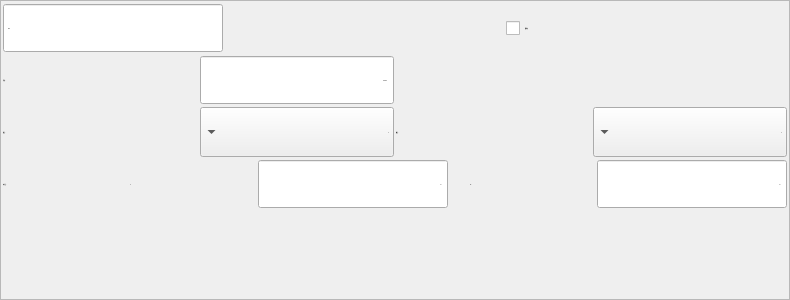
<?xml version="1.0" encoding="UTF-8"?>
<ui version="4.0">
 <class>FormActCircle</class>
 <widget class="QWidget" name="FormActCircle">
  <property name="geometry">
   <rect>
    <x>0</x>
    <y>0</y>
    <width>790</width>
    <height>300</height>
   </rect>
  </property>
  <property name="minimumSize">
   <size>
    <width>790</width>
    <height>300</height>
   </size>
  </property>
  <property name="maximumSize">
   <size>
    <width>790</width>
    <height>300</height>
   </size>
  </property>
  <property name="font">
   <font>
    <family>微软雅黑</family>
    <pointsize>-1</pointsize>
    <weight>50</weight>
    <italic>false</italic>
    <bold>false</bold>
   </font>
  </property>
  <property name="windowTitle">
   <string notr="true">空指令</string>
  </property>
  <property name="toolTip">
   <string notr="true"/>
  </property>
  <property name="statusTip">
   <string notr="true"/>
  </property>
  <property name="whatsThis">
   <string notr="true"/>
  </property>
  <property name="accessibleName">
   <string notr="true"/>
  </property>
  <property name="accessibleDescription">
   <string notr="true"/>
  </property>
  <property name="styleSheet">
   <string notr="true">font: 28px &quot;微软雅黑&quot;;</string>
  </property>
  <property name="windowFilePath">
   <string notr="true"/>
  </property>
  <layout class="QVBoxLayout" name="verticalLayoutForm">
   <property name="spacing">
    <number>0</number>
   </property>
   <property name="margin">
    <number>0</number>
   </property>
   <item>
    <widget class="QFrame" name="frameActCircle">
     <property name="font">
      <font>
       <family>微软雅黑</family>
       <pointsize>-1</pointsize>
       <weight>50</weight>
       <italic>false</italic>
       <bold>false</bold>
      </font>
     </property>
     <property name="styleSheet">
      <string notr="true"/>
     </property>
     <property name="frameShape">
      <enum>QFrame::StyledPanel</enum>
     </property>
     <property name="frameShadow">
      <enum>QFrame::Plain</enum>
     </property>
     <property name="IsMainArea" stdset="0">
      <bool>true</bool>
     </property>
     <layout class="QGridLayout" name="gridLayout">
      <property name="margin">
       <number>2</number>
      </property>
      <property name="spacing">
       <number>2</number>
      </property>
      <item row="0" column="0" colspan="2">
       <layout class="QHBoxLayout" name="horizontalLayout">
        <item>
         <widget class="xSpinBox" name="BoxSpeed">
          <property name="enabled">
           <bool>true</bool>
          </property>
          <property name="sizePolicy">
           <sizepolicy hsizetype="Fixed" vsizetype="Fixed">
            <horstretch>0</horstretch>
            <verstretch>0</verstretch>
           </sizepolicy>
          </property>
          <property name="minimumSize">
           <size>
            <width>220</width>
            <height>50</height>
           </size>
          </property>
          <property name="maximumSize">
           <size>
            <width>220</width>
            <height>50</height>
           </size>
          </property>
          <property name="font">
           <font>
            <family>微软雅黑</family>
            <pointsize>-1</pointsize>
            <weight>50</weight>
            <italic>false</italic>
            <bold>false</bold>
           </font>
          </property>
          <property name="focusPolicy">
           <enum>Qt::ClickFocus</enum>
          </property>
          <property name="styleSheet">
           <string notr="true"/>
          </property>
          <property name="alignment">
           <set>Qt::AlignLeading|Qt::AlignLeft|Qt::AlignVCenter</set>
          </property>
          <property name="readOnly">
           <bool>false</bool>
          </property>
          <property name="buttonSymbols">
           <enum>QAbstractSpinBox::NoButtons</enum>
          </property>
          <property name="specialValueText">
           <string notr="true"/>
          </property>
          <property name="keyboardTracking">
           <bool>false</bool>
          </property>
          <property name="suffix">
           <string notr="true">%</string>
          </property>
          <property name="prefix">
           <string notr="true"/>
          </property>
          <property name="minimum">
           <number>1</number>
          </property>
          <property name="maximum">
           <number>100</number>
          </property>
          <property name="value">
           <number>50</number>
          </property>
          <property name="HasBtn" stdset="0">
           <bool>true</bool>
          </property>
         </widget>
        </item>
        <item>
         <spacer name="horizontalSpacer_2">
          <property name="orientation">
           <enum>Qt::Horizontal</enum>
          </property>
          <property name="sizeHint" stdset="0">
           <size>
            <width>40</width>
            <height>20</height>
           </size>
          </property>
         </spacer>
        </item>
        <item>
         <widget class="QCheckBox" name="checkBoxDir">
          <property name="sizePolicy">
           <sizepolicy hsizetype="Expanding" vsizetype="Fixed">
            <horstretch>0</horstretch>
            <verstretch>0</verstretch>
           </sizepolicy>
          </property>
          <property name="minimumSize">
           <size>
            <width>0</width>
            <height>50</height>
           </size>
          </property>
          <property name="maximumSize">
           <size>
            <width>16777215</width>
            <height>50</height>
           </size>
          </property>
          <property name="font">
           <font>
            <family>微软雅黑</family>
            <pointsize>-1</pointsize>
            <weight>50</weight>
            <italic>false</italic>
            <bold>false</bold>
           </font>
          </property>
          <property name="styleSheet">
           <string notr="true"/>
          </property>
          <property name="text">
           <string>逆时针</string>
          </property>
         </widget>
        </item>
       </layout>
      </item>
      <item row="1" column="0">
       <layout class="QHBoxLayout" name="horizontalLayout_2">
        <item>
         <widget class="QLabel" name="labelRadius">
          <property name="minimumSize">
           <size>
            <width>0</width>
            <height>50</height>
           </size>
          </property>
          <property name="maximumSize">
           <size>
            <width>16777215</width>
            <height>50</height>
           </size>
          </property>
          <property name="font">
           <font>
            <family>微软雅黑</family>
            <pointsize>-1</pointsize>
            <weight>50</weight>
            <italic>false</italic>
            <bold>false</bold>
           </font>
          </property>
          <property name="styleSheet">
           <string notr="true"/>
          </property>
          <property name="text">
           <string>半径：</string>
          </property>
         </widget>
        </item>
        <item>
         <widget class="xDoubleSpinBox" name="dSpinBoxRadius">
          <property name="minimumSize">
           <size>
            <width>0</width>
            <height>50</height>
           </size>
          </property>
          <property name="maximumSize">
           <size>
            <width>16777215</width>
            <height>50</height>
           </size>
          </property>
          <property name="font">
           <font>
            <family>微软雅黑</family>
            <pointsize>-1</pointsize>
            <weight>50</weight>
            <italic>false</italic>
            <bold>false</bold>
           </font>
          </property>
          <property name="styleSheet">
           <string notr="true"/>
          </property>
          <property name="alignment">
           <set>Qt::AlignRight|Qt::AlignTrailing|Qt::AlignVCenter</set>
          </property>
          <property name="buttonSymbols">
           <enum>QAbstractSpinBox::NoButtons</enum>
          </property>
          <property name="suffix">
           <string>mm</string>
          </property>
          <property name="decimals">
           <number>1</number>
          </property>
          <property name="minimum">
           <double>10.000000000000000</double>
          </property>
          <property name="maximum">
           <double>600000.000000000000000</double>
          </property>
          <property name="value">
           <double>10.000000000000000</double>
          </property>
         </widget>
        </item>
       </layout>
      </item>
      <item row="2" column="0" colspan="2">
       <layout class="QHBoxLayout" name="horizontalLayout_3">
        <item>
         <widget class="QLabel" name="labelStart">
          <property name="minimumSize">
           <size>
            <width>0</width>
            <height>50</height>
           </size>
          </property>
          <property name="maximumSize">
           <size>
            <width>16777215</width>
            <height>50</height>
           </size>
          </property>
          <property name="font">
           <font>
            <family>微软雅黑</family>
            <pointsize>-1</pointsize>
            <weight>50</weight>
            <italic>false</italic>
            <bold>false</bold>
           </font>
          </property>
          <property name="styleSheet">
           <string notr="true"/>
          </property>
          <property name="frameShape">
           <enum>QFrame::NoFrame</enum>
          </property>
          <property name="text">
           <string>起点：</string>
          </property>
         </widget>
        </item>
        <item>
         <widget class="QComboBox" name="comboBoxStart">
          <property name="minimumSize">
           <size>
            <width>0</width>
            <height>50</height>
           </size>
          </property>
          <property name="maximumSize">
           <size>
            <width>16777215</width>
            <height>50</height>
           </size>
          </property>
          <property name="font">
           <font>
            <family>微软雅黑</family>
            <pointsize>-1</pointsize>
            <weight>50</weight>
            <italic>false</italic>
            <bold>false</bold>
           </font>
          </property>
          <property name="layoutDirection">
           <enum>Qt::RightToLeft</enum>
          </property>
          <property name="styleSheet">
           <string notr="true"/>
          </property>
          <property name="maxVisibleItems">
           <number>8</number>
          </property>
          <property name="insertPolicy">
           <enum>QComboBox::NoInsert</enum>
          </property>
          <item>
           <property name="text">
            <string>0</string>
           </property>
          </item>
          <item>
           <property name="text">
            <string>1</string>
           </property>
          </item>
          <item>
           <property name="text">
            <string>2</string>
           </property>
          </item>
          <item>
           <property name="text">
            <string>3</string>
           </property>
          </item>
          <item>
           <property name="text">
            <string>4</string>
           </property>
          </item>
          <item>
           <property name="text">
            <string>5</string>
           </property>
          </item>
          <item>
           <property name="text">
            <string>6</string>
           </property>
          </item>
          <item>
           <property name="text">
            <string>7</string>
           </property>
          </item>
          <item>
           <property name="text">
            <string>8</string>
           </property>
          </item>
          <item>
           <property name="text">
            <string>9</string>
           </property>
          </item>
          <item>
           <property name="text">
            <string>10</string>
           </property>
          </item>
          <item>
           <property name="text">
            <string>11</string>
           </property>
          </item>
         </widget>
        </item>
        <item>
         <widget class="QLabel" name="labelEnd">
          <property name="minimumSize">
           <size>
            <width>0</width>
            <height>50</height>
           </size>
          </property>
          <property name="maximumSize">
           <size>
            <width>16777215</width>
            <height>50</height>
           </size>
          </property>
          <property name="font">
           <font>
            <family>微软雅黑</family>
            <pointsize>-1</pointsize>
            <weight>50</weight>
            <italic>false</italic>
            <bold>false</bold>
           </font>
          </property>
          <property name="styleSheet">
           <string notr="true"/>
          </property>
          <property name="text">
           <string>终点：</string>
          </property>
         </widget>
        </item>
        <item>
         <widget class="QComboBox" name="comboBoxEnd">
          <property name="minimumSize">
           <size>
            <width>0</width>
            <height>50</height>
           </size>
          </property>
          <property name="maximumSize">
           <size>
            <width>16777215</width>
            <height>50</height>
           </size>
          </property>
          <property name="font">
           <font>
            <family>微软雅黑</family>
            <pointsize>-1</pointsize>
            <weight>50</weight>
            <italic>false</italic>
            <bold>false</bold>
           </font>
          </property>
          <property name="layoutDirection">
           <enum>Qt::RightToLeft</enum>
          </property>
          <property name="styleSheet">
           <string notr="true"/>
          </property>
          <property name="maxVisibleItems">
           <number>8</number>
          </property>
          <property name="insertPolicy">
           <enum>QComboBox::NoInsert</enum>
          </property>
          <property name="sizeAdjustPolicy">
           <enum>QComboBox::AdjustToContentsOnFirstShow</enum>
          </property>
          <item>
           <property name="text">
            <string>0</string>
           </property>
          </item>
          <item>
           <property name="text">
            <string>1</string>
           </property>
          </item>
          <item>
           <property name="text">
            <string>2</string>
           </property>
          </item>
          <item>
           <property name="text">
            <string>3</string>
           </property>
          </item>
          <item>
           <property name="text">
            <string>4</string>
           </property>
          </item>
          <item>
           <property name="text">
            <string>5</string>
           </property>
          </item>
          <item>
           <property name="text">
            <string>6</string>
           </property>
          </item>
          <item>
           <property name="text">
            <string>7</string>
           </property>
          </item>
          <item>
           <property name="text">
            <string>8</string>
           </property>
          </item>
          <item>
           <property name="text">
            <string>9</string>
           </property>
          </item>
          <item>
           <property name="text">
            <string>10</string>
           </property>
          </item>
          <item>
           <property name="text">
            <string>11</string>
           </property>
          </item>
         </widget>
        </item>
       </layout>
      </item>
      <item row="3" column="0" colspan="2">
       <layout class="QHBoxLayout" name="horizontalLayout_4">
        <item>
         <widget class="QLabel" name="labelStart_2">
          <property name="minimumSize">
           <size>
            <width>0</width>
            <height>50</height>
           </size>
          </property>
          <property name="maximumSize">
           <size>
            <width>16777215</width>
            <height>50</height>
           </size>
          </property>
          <property name="font">
           <font>
            <family>微软雅黑</family>
            <pointsize>-1</pointsize>
            <weight>50</weight>
            <italic>false</italic>
            <bold>false</bold>
           </font>
          </property>
          <property name="styleSheet">
           <string notr="true"/>
          </property>
          <property name="text">
           <string>中心点：</string>
          </property>
         </widget>
        </item>
        <item>
         <widget class="QLabel" name="labelZ">
          <property name="minimumSize">
           <size>
            <width>100</width>
            <height>50</height>
           </size>
          </property>
          <property name="maximumSize">
           <size>
            <width>16777215</width>
            <height>50</height>
           </size>
          </property>
          <property name="font">
           <font>
            <family>微软雅黑</family>
            <pointsize>-1</pointsize>
            <weight>50</weight>
            <italic>false</italic>
            <bold>false</bold>
           </font>
          </property>
          <property name="styleSheet">
           <string notr="true"/>
          </property>
          <property name="text">
           <string>X:</string>
          </property>
         </widget>
        </item>
        <item>
         <widget class="xDoubleSpinBox" name="doubleSpinBoxZ">
          <property name="minimumSize">
           <size>
            <width>190</width>
            <height>50</height>
           </size>
          </property>
          <property name="maximumSize">
           <size>
            <width>16777215</width>
            <height>50</height>
           </size>
          </property>
          <property name="font">
           <font>
            <family>微软雅黑</family>
            <pointsize>-1</pointsize>
            <weight>50</weight>
            <italic>false</italic>
            <bold>false</bold>
           </font>
          </property>
          <property name="styleSheet">
           <string notr="true"/>
          </property>
          <property name="alignment">
           <set>Qt::AlignRight|Qt::AlignTrailing|Qt::AlignVCenter</set>
          </property>
          <property name="buttonSymbols">
           <enum>QAbstractSpinBox::NoButtons</enum>
          </property>
          <property name="decimals">
           <number>1</number>
          </property>
          <property name="maximum">
           <double>600000.000000000000000</double>
          </property>
          <property name="singleStep">
           <double>0.100000000000000</double>
          </property>
          <property name="value">
           <double>1.000000000000000</double>
          </property>
         </widget>
        </item>
        <item>
         <spacer name="horizontalSpacer">
          <property name="orientation">
           <enum>Qt::Horizontal</enum>
          </property>
          <property name="sizeType">
           <enum>QSizePolicy::Fixed</enum>
          </property>
          <property name="sizeHint" stdset="0">
           <size>
            <width>20</width>
            <height>20</height>
           </size>
          </property>
         </spacer>
        </item>
        <item>
         <widget class="QLabel" name="labelY2">
          <property name="minimumSize">
           <size>
            <width>100</width>
            <height>50</height>
           </size>
          </property>
          <property name="maximumSize">
           <size>
            <width>16777215</width>
            <height>50</height>
           </size>
          </property>
          <property name="font">
           <font>
            <family>微软雅黑</family>
            <pointsize>-1</pointsize>
            <weight>50</weight>
            <italic>false</italic>
            <bold>false</bold>
           </font>
          </property>
          <property name="styleSheet">
           <string notr="true"/>
          </property>
          <property name="text">
           <string>Z2:</string>
          </property>
         </widget>
        </item>
        <item>
         <widget class="xDoubleSpinBox" name="doubleSpinBoxY2">
          <property name="minimumSize">
           <size>
            <width>190</width>
            <height>50</height>
           </size>
          </property>
          <property name="maximumSize">
           <size>
            <width>16777215</width>
            <height>50</height>
           </size>
          </property>
          <property name="font">
           <font>
            <family>微软雅黑</family>
            <pointsize>-1</pointsize>
            <weight>50</weight>
            <italic>false</italic>
            <bold>false</bold>
           </font>
          </property>
          <property name="styleSheet">
           <string notr="true"/>
          </property>
          <property name="alignment">
           <set>Qt::AlignRight|Qt::AlignTrailing|Qt::AlignVCenter</set>
          </property>
          <property name="buttonSymbols">
           <enum>QAbstractSpinBox::NoButtons</enum>
          </property>
          <property name="decimals">
           <number>1</number>
          </property>
          <property name="maximum">
           <double>600000.000000000000000</double>
          </property>
          <property name="singleStep">
           <double>0.100000000000000</double>
          </property>
          <property name="value">
           <double>1.000000000000000</double>
          </property>
         </widget>
        </item>
       </layout>
      </item>
      <item row="4" column="0" rowspan="2">
       <widget class="QLabel" name="labelCirclePic">
        <property name="text">
         <string/>
        </property>
        <property name="alignment">
         <set>Qt::AlignCenter</set>
        </property>
       </widget>
      </item>
      <item row="5" column="1">
       <spacer name="verticalSpacer">
        <property name="orientation">
         <enum>Qt::Vertical</enum>
        </property>
        <property name="sizeHint" stdset="0">
         <size>
          <width>20</width>
          <height>73</height>
         </size>
        </property>
       </spacer>
      </item>
     </layout>
    </widget>
   </item>
  </layout>
 </widget>
 <customwidgets>
  <customwidget>
   <class>xSpinBox</class>
   <extends>QSpinBox</extends>
   <header>xspinbox.h</header>
   <slots>
    <signal>clicked()</signal>
   </slots>
  </customwidget>
  <customwidget>
   <class>xDoubleSpinBox</class>
   <extends>QDoubleSpinBox</extends>
   <header>xdoublespinbox.h</header>
   <slots>
    <signal>clicked()</signal>
   </slots>
  </customwidget>
 </customwidgets>
 <resources/>
 <connections>
  <connection>
   <sender>dSpinBoxRadius</sender>
   <signal>clicked()</signal>
   <receiver>FormActCircle</receiver>
   <slot>inputRadius()</slot>
   <hints>
    <hint type="sourcelabel">
     <x>195</x>
     <y>95</y>
    </hint>
    <hint type="destinationlabel">
     <x>147</x>
     <y>200</y>
    </hint>
   </hints>
  </connection>
  <connection>
   <sender>BoxSpeed</sender>
   <signal>clicked()</signal>
   <receiver>FormActCircle</receiver>
   <slot>inputSpeed()</slot>
   <hints>
    <hint type="sourcelabel">
     <x>195</x>
     <y>135</y>
    </hint>
    <hint type="destinationlabel">
     <x>147</x>
     <y>200</y>
    </hint>
   </hints>
  </connection>
  <connection>
   <sender>checkBoxDir</sender>
   <signal>clicked()</signal>
   <receiver>FormActCircle</receiver>
   <slot>setCirclePic()</slot>
   <hints>
    <hint type="sourcelabel">
     <x>240</x>
     <y>60</y>
    </hint>
    <hint type="destinationlabel">
     <x>147</x>
     <y>200</y>
    </hint>
   </hints>
  </connection>
  <connection>
   <sender>doubleSpinBoxY2</sender>
   <signal>clicked()</signal>
   <receiver>FormActCircle</receiver>
   <slot>inputY2()</slot>
   <hints>
    <hint type="sourcelabel">
     <x>170</x>
     <y>217</y>
    </hint>
    <hint type="destinationlabel">
     <x>147</x>
     <y>200</y>
    </hint>
   </hints>
  </connection>
  <connection>
   <sender>doubleSpinBoxZ</sender>
   <signal>clicked()</signal>
   <receiver>FormActCircle</receiver>
   <slot>inputZ()</slot>
   <hints>
    <hint type="sourcelabel">
     <x>170</x>
     <y>177</y>
    </hint>
    <hint type="destinationlabel">
     <x>147</x>
     <y>200</y>
    </hint>
   </hints>
  </connection>
 </connections>
 <slots>
  <slot>inputRadius()</slot>
  <slot>inputSpeed()</slot>
  <slot>setCirclePic()</slot>
  <slot>inputZ()</slot>
  <slot>inputY2()</slot>
  <slot>SetZPoint()</slot>
  <slot>SetY2Point()</slot>
 </slots>
</ui>
